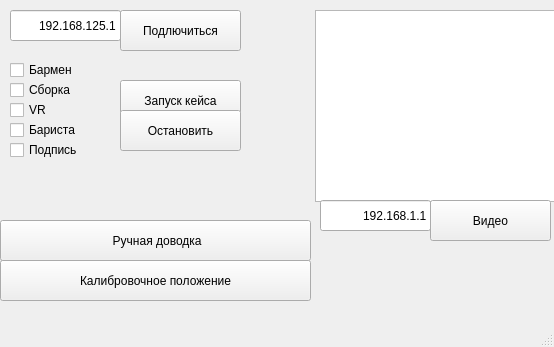
<?xml version="1.0" encoding="UTF-8"?>
<ui version="4.0">
 <class>ABBYumiControlPanel</class>
 <widget class="QMainWindow" name="ABBYumiControlPanel">
  <property name="geometry">
   <rect>
    <x>0</x>
    <y>0</y>
    <width>554</width>
    <height>347</height>
   </rect>
  </property>
  <property name="windowTitle">
   <string>ABB Yumi Industry 4.0 control panel</string>
  </property>
  <widget class="QWidget" name="centralwidget">
   <widget class="QPushButton" name="robotConnect_Button">
    <property name="geometry">
     <rect>
      <x>120</x>
      <y>10</y>
      <width>121</width>
      <height>41</height>
     </rect>
    </property>
    <property name="mouseTracking">
     <bool>false</bool>
    </property>
    <property name="locale">
     <locale language="Russian" country="Russia"/>
    </property>
    <property name="text">
     <string>Подлючиться</string>
    </property>
   </widget>
   <widget class="QLineEdit" name="robotIP_textBox">
    <property name="geometry">
     <rect>
      <x>10</x>
      <y>10</y>
      <width>111</width>
      <height>31</height>
     </rect>
    </property>
    <property name="text">
     <string>192.168.125.1</string>
    </property>
    <property name="alignment">
     <set>Qt::AlignRight|Qt::AlignTrailing|Qt::AlignVCenter</set>
    </property>
   </widget>
   <widget class="QPushButton" name="runCase_Button">
    <property name="enabled">
     <bool>true</bool>
    </property>
    <property name="geometry">
     <rect>
      <x>120</x>
      <y>80</y>
      <width>121</width>
      <height>41</height>
     </rect>
    </property>
    <property name="locale">
     <locale language="Russian" country="Russia"/>
    </property>
    <property name="text">
     <string>Запуск кейса</string>
    </property>
   </widget>
   <widget class="QPushButton" name="stopCase_Button">
    <property name="enabled">
     <bool>true</bool>
    </property>
    <property name="geometry">
     <rect>
      <x>120</x>
      <y>110</y>
      <width>121</width>
      <height>41</height>
     </rect>
    </property>
    <property name="text">
     <string>Остановить</string>
    </property>
   </widget>
   <widget class="QGraphicsView" name="graphicsView">
    <property name="geometry">
     <rect>
      <x>315</x>
      <y>10</y>
      <width>281</width>
      <height>192</height>
     </rect>
    </property>
   </widget>
   <widget class="QPushButton" name="camera_connectButton">
    <property name="geometry">
     <rect>
      <x>430</x>
      <y>200</y>
      <width>121</width>
      <height>41</height>
     </rect>
    </property>
    <property name="mouseTracking">
     <bool>false</bool>
    </property>
    <property name="locale">
     <locale language="Russian" country="Russia"/>
    </property>
    <property name="text">
     <string>Видео</string>
    </property>
   </widget>
   <widget class="QLineEdit" name="cameraIP_textBox">
    <property name="geometry">
     <rect>
      <x>320</x>
      <y>200</y>
      <width>111</width>
      <height>31</height>
     </rect>
    </property>
    <property name="text">
     <string>192.168.1.1</string>
    </property>
    <property name="alignment">
     <set>Qt::AlignRight|Qt::AlignTrailing|Qt::AlignVCenter</set>
    </property>
   </widget>
   <widget class="QCheckBox" name="alcocase_checkBox">
    <property name="enabled">
     <bool>true</bool>
    </property>
    <property name="geometry">
     <rect>
      <x>10</x>
      <y>60</y>
      <width>87</width>
      <height>20</height>
     </rect>
    </property>
    <property name="text">
     <string>Бармен</string>
    </property>
   </widget>
   <widget class="QCheckBox" name="assemble_checkBox">
    <property name="enabled">
     <bool>true</bool>
    </property>
    <property name="geometry">
     <rect>
      <x>10</x>
      <y>80</y>
      <width>87</width>
      <height>20</height>
     </rect>
    </property>
    <property name="text">
     <string>Сборка</string>
    </property>
   </widget>
   <widget class="QCheckBox" name="VR_checkBox">
    <property name="enabled">
     <bool>true</bool>
    </property>
    <property name="geometry">
     <rect>
      <x>10</x>
      <y>100</y>
      <width>87</width>
      <height>20</height>
     </rect>
    </property>
    <property name="text">
     <string>VR</string>
    </property>
   </widget>
   <widget class="QCheckBox" name="coffee_checkBox">
    <property name="enabled">
     <bool>true</bool>
    </property>
    <property name="geometry">
     <rect>
      <x>10</x>
      <y>120</y>
      <width>87</width>
      <height>20</height>
     </rect>
    </property>
    <property name="text">
     <string>Бариста</string>
    </property>
   </widget>
   <widget class="QPushButton" name="returnToCalPosition_Button">
    <property name="enabled">
     <bool>true</bool>
    </property>
    <property name="geometry">
     <rect>
      <x>0</x>
      <y>260</y>
      <width>311</width>
      <height>41</height>
     </rect>
    </property>
    <property name="text">
     <string>Калибровочное положение</string>
    </property>
   </widget>
   <widget class="QCheckBox" name="signature_checkBox">
    <property name="enabled">
     <bool>true</bool>
    </property>
    <property name="geometry">
     <rect>
      <x>10</x>
      <y>140</y>
      <width>87</width>
      <height>20</height>
     </rect>
    </property>
    <property name="text">
     <string>Подпись</string>
    </property>
   </widget>
   <widget class="QPushButton" name="leadThrough_Button">
    <property name="enabled">
     <bool>true</bool>
    </property>
    <property name="geometry">
     <rect>
      <x>0</x>
      <y>220</y>
      <width>311</width>
      <height>41</height>
     </rect>
    </property>
    <property name="text">
     <string> Ручная доводка</string>
    </property>
    <property name="checkable">
     <bool>true</bool>
    </property>
   </widget>
  </widget>
  <widget class="QMenuBar" name="menubar">
   <property name="geometry">
    <rect>
     <x>0</x>
     <y>0</y>
     <width>554</width>
     <height>22</height>
    </rect>
   </property>
  </widget>
  <widget class="QStatusBar" name="statusbar"/>
 </widget>
 <resources/>
 <connections/>
</ui>
